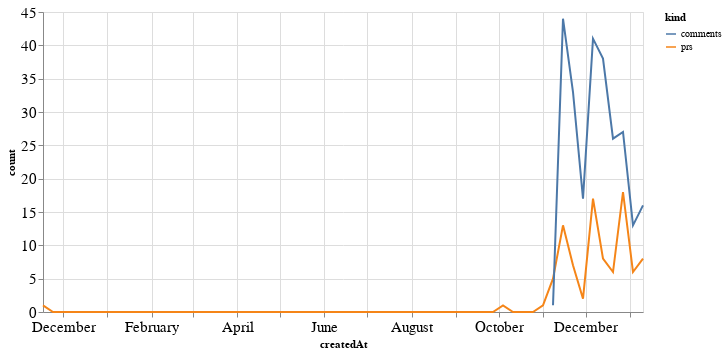

The code cell stored with this chart in its notebook:
### Code cell
alt.Chart(total_time, width=600).mark_line().encode(
    x='createdAt',
    y='count',
    color='kind'
)

### Figure 1 — Vega-Lite specification as saved in the notebook (floating-point values rounded to 4 significant figures)
{"config": {"axisLeft": {"labelFontSize": 15}, "axisBottom": {"labelFontSize": 15}}, "data": {"name": "data-6428cf8072de46b52a27aabb6d84ebd5"}, "mark": "line", "encoding": {"color": {"type": "nominal", "field": "kind"}, "x": {"type": "temporal", "field": "createdAt"}, "y": {"type": "quantitative", "field": "count"}}, "width": 600, "$schema": "https://vega.github.io/schema/vega-lite/v4.8.1.json", "datasets": {"data-6428cf8072de46b52a27aabb6d84ebd5": [{"createdAt": "2019-11-17T00:00:00", "kind": "prs", "count": 1.0}, {"createdAt": "2019-11-24T00:00:00", "kind": "prs", "count": 0.0}, {"createdAt": "2019-12-01T00:00:00", "kind": "prs", "count": 0.0}, {"createdAt": "2019-12-08T00:00:00", "kind": "prs", "count": 0.0}, {"createdAt": "2019-12-15T00:00:00", "kind": "prs", "count": 0.0}, {"createdAt": "2019-12-22T00:00:00", "kind": "prs", "count": 0.0}, {"createdAt": "2019-12-29T00:00:00", "kind": "prs", "count": 0.0}, {"createdAt": "2020-01-05T00:00:00", "kind": "prs", "count": 0.0}, {"createdAt": "2020-01-12T00:00:00", "kind": "prs", "count": 0.0}, {"createdAt": "2020-01-19T00:00:00", "kind": "prs", "count": 0.0}, {"createdAt": "2020-01-26T00:00:00", "kind": "prs", "count": 0.0}, {"createdAt": "2020-02-02T00:00:00", "kind": "prs", "count": 0.0}, {"createdAt": "2020-02-09T00:00:00", "kind": "prs", "count": 0.0}, {"createdAt": "2020-02-16T00:00:00", "kind": "prs", "count": 0.0}, {"createdAt": "2020-02-23T00:00:00", "kind": "prs", "count": 0.0}, {"createdAt": "2020-03-01T00:00:00", "kind": "prs", "count": 0.0}, {"createdAt": "2020-03-08T00:00:00", "kind": "prs", "count": 0.0}, {"createdAt": "2020-03-15T00:00:00", "kind": "prs", "count": 0.0}, {"createdAt": "2020-03-22T00:00:00", "kind": "prs", "count": 0.0}, {"createdAt": "2020-03-29T00:00:00", "kind": "prs", "count": 0.0}, {"createdAt": "2020-04-05T00:00:00", "kind": "prs", "count": 0.0}, {"createdAt": "2020-04-12T00:00:00", "kind": "prs", "count": 0.0}, {"createdAt": "2020-04-19T00:00:00", "kind": "prs", "count": 0.0}, {"createdAt": "2020-04-26T00:00:00", "kind": "prs", "count": 0.0}, {"createdAt": "2020-05-03T00:00:00", "kind": "prs", "count": 0.0}, {"createdAt": "2020-05-10T00:00:00", "kind": "prs", "count": 0.0}, {"createdAt": "2020-05-17T00:00:00", "kind": "prs", "count": 0.0}, {"createdAt": "2020-05-24T00:00:00", "kind": "prs", "count": 0.0}, {"createdAt": "2020-05-31T00:00:00", "kind": "prs", "count": 0.0}, {"createdAt": "2020-06-07T00:00:00", "kind": "prs", "count": 0.0}, {"createdAt": "2020-06-14T00:00:00", "kind": "prs", "count": 0.0}, {"createdAt": "2020-06-21T00:00:00", "kind": "prs", "count": 0.0}, {"createdAt": "2020-06-28T00:00:00", "kind": "prs", "count": 0.0}, {"createdAt": "2020-07-05T00:00:00", "kind": "prs", "count": 0.0}, {"createdAt": "2020-07-12T00:00:00", "kind": "prs", "count": 0.0}, {"createdAt": "2020-07-19T00:00:00", "kind": "prs", "count": 0.0}, {"createdAt": "2020-07-26T00:00:00", "kind": "prs", "count": 0.0}, {"createdAt": "2020-08-02T00:00:00", "kind": "prs", "count": 0.0}, {"createdAt": "2020-08-09T00:00:00", "kind": "prs", "count": 0.0}, {"createdAt": "2020-08-16T00:00:00", "kind": "prs", "count": 0.0}, {"createdAt": "2020-08-23T00:00:00", "kind": "prs", "count": 0.0}, {"createdAt": "2020-08-30T00:00:00", "kind": "prs", "count": 0.0}, {"createdAt": "2020-09-06T00:00:00", "kind": "prs", "count": 0.0}, {"createdAt": "2020-09-13T00:00:00", "kind": "prs", "count": 0.0}, {"createdAt": "2020-09-20T00:00:00", "kind": "prs", "count": 0.0}, {"createdAt": "2020-09-27T00:00:00", "kind": "prs", "count": 0.0}, {"createdAt": "2020-10-04T00:00:00", "kind": "prs", "count": 1.0}, {"createdAt": "2020-10-11T00:00:00", "kind": "prs", "count": 0.0}, {"createdAt": "2020-10-18T00:00:00", "kind": "prs", "count": 0.0}, {"createdAt": "2020-10-25T00:00:00", "kind": "prs", "count": 0.0}, {"createdAt": "2020-11-01T00:00:00", "kind": "prs", "count": 1.0}, {"createdAt": "2020-11-08T00:00:00", "kind": "prs", "count": 5.0}, {"createdAt": "2020-11-15T00:00:00", "kind": "prs", "count": 13.0}, {"createdAt": "2020-11-22T00:00:00", "kind": "prs", "count": 7.0}, {"createdAt": "2020-11-29T00:00:00", "kind": "prs", "count": 2.0}, {"createdAt": "2020-12-06T00:00:00", "kind": "prs", "count": 17.0}, {"createdAt": "2020-12-13T00:00:00", "kind": "prs", "count": 8.0}, {"createdAt": "2020-12-20T00:00:00", "kind": "prs", "count": 6.0}, {"createdAt": "2020-12-27T00:00:00", "kind": "prs", "count": 18.0}, {"createdAt": "2021-01-03T00:00:00", "kind": "prs", "count": 6.0}, {"createdAt": "2021-01-10T00:00:00", "kind": "prs", "count": 8.0}, {"createdAt": "2019-11-17T00:00:00", "kind": "comments", "count": null}, {"createdAt": "2019-11-24T00:00:00", "kind": "comments", "count": null}, {"createdAt": "2019-12-01T00:00:00", "kind": "comments", "count": null}, {"createdAt": "2019-12-08T00:00:00", "kind": "comments", "count": null}, {"createdAt": "2019-12-15T00:00:00", "kind": "comments", "count": null}, {"createdAt": "2019-12-22T00:00:00", "kind": "comments", "count": null}, {"createdAt": "2019-12-29T00:00:00", "kind": "comments", "count": null}, {"createdAt": "2020-01-05T00:00:00", "kind": "comments", "count": null}, {"createdAt": "2020-01-12T00:00:00", "kind": "comments", "count": null}, {"createdAt": "2020-01-19T00:00:00", "kind": "comments", "count": null}, {"createdAt": "2020-01-26T00:00:00", "kind": "comments", "count": null}, {"createdAt": "2020-02-02T00:00:00", "kind": "comments", "count": null}, {"createdAt": "2020-02-09T00:00:00", "kind": "comments", "count": null}, {"createdAt": "2020-02-16T00:00:00", "kind": "comments", "count": null}, {"createdAt": "2020-02-23T00:00:00", "kind": "comments", "count": null}, {"createdAt": "2020-03-01T00:00:00", "kind": "comments", "count": null}, {"createdAt": "2020-03-08T00:00:00", "kind": "comments", "count": null}, {"createdAt": "2020-03-15T00:00:00", "kind": "comments", "count": null}, {"createdAt": "2020-03-22T00:00:00", "kind": "comments", "count": null}, {"createdAt": "2020-03-29T00:00:00", "kind": "comments", "count": null}, {"createdAt": "2020-04-05T00:00:00", "kind": "comments", "count": null}, {"createdAt": "2020-04-12T00:00:00", "kind": "comments", "count": null}, {"createdAt": "2020-04-19T00:00:00", "kind": "comments", "count": null}, {"createdAt": "2020-04-26T00:00:00", "kind": "comments", "count": null}, {"createdAt": "2020-05-03T00:00:00", "kind": "comments", "count": null}, {"createdAt": "2020-05-10T00:00:00", "kind": "comments", "count": null}, {"createdAt": "2020-05-17T00:00:00", "kind": "comments", "count": null}, {"createdAt": "2020-05-24T00:00:00", "kind": "comments", "count": null}, {"createdAt": "2020-05-31T00:00:00", "kind": "comments", "count": null}, {"createdAt": "2020-06-07T00:00:00", "kind": "comments", "count": null}, {"createdAt": "2020-06-14T00:00:00", "kind": "comments", "count": null}, {"createdAt": "2020-06-21T00:00:00", "kind": "comments", "count": null}, {"createdAt": "2020-06-28T00:00:00", "kind": "comments", "count": null}, {"createdAt": "2020-07-05T00:00:00", "kind": "comments", "count": null}, {"createdAt": "2020-07-12T00:00:00", "kind": "comments", "count": null}, {"createdAt": "2020-07-19T00:00:00", "kind": "comments", "count": null}, {"createdAt": "2020-07-26T00:00:00", "kind": "comments", "count": null}, {"createdAt": "2020-08-02T00:00:00", "kind": "comments", "count": null}, {"createdAt": "2020-08-09T00:00:00", "kind": "comments", "count": null}, {"createdAt": "2020-08-16T00:00:00", "kind": "comments", "count": null}, {"createdAt": "2020-08-23T00:00:00", "kind": "comments", "count": null}, {"createdAt": "2020-08-30T00:00:00", "kind": "comments", "count": null}, {"createdAt": "2020-09-06T00:00:00", "kind": "comments", "count": null}, {"createdAt": "2020-09-13T00:00:00", "kind": "comments", "count": null}, {"createdAt": "2020-09-20T00:00:00", "kind": "comments", "count": null}, {"createdAt": "2020-09-27T00:00:00", "kind": "comments", "count": null}, {"createdAt": "2020-10-04T00:00:00", "kind": "comments", "count": null}, {"createdAt": "2020-10-11T00:00:00", "kind": "comments", "count": null}, {"createdAt": "2020-10-18T00:00:00", "kind": "comments", "count": null}, {"createdAt": "2020-10-25T00:00:00", "kind": "comments", "count": null}, {"createdAt": "2020-11-01T00:00:00", "kind": "comments", "count": null}, {"createdAt": "2020-11-08T00:00:00", "kind": "comments", "count": 1.0}, {"createdAt": "2020-11-15T00:00:00", "kind": "comments", "count": 44.0}, {"createdAt": "2020-11-22T00:00:00", "kind": "comments", "count": 33.0}, {"createdAt": "2020-11-29T00:00:00", "kind": "comments", "count": 17.0}, {"createdAt": "2020-12-06T00:00:00", "kind": "comments", "count": 41.0}, {"createdAt": "2020-12-13T00:00:00", "kind": "comments", "count": 38.0}, {"createdAt": "2020-12-20T00:00:00", "kind": "comments", "count": 26.0}, {"createdAt": "2020-12-27T00:00:00", "kind": "comments", "count": 27.0}, {"createdAt": "2021-01-03T00:00:00", "kind": "comments", "count": 13.0}, {"createdAt": "2021-01-10T00:00:00", "kind": "comments", "count": 16.0}]}}
